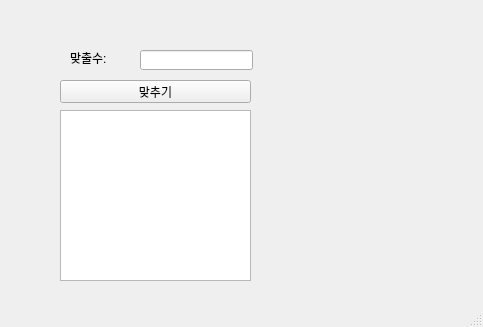
<?xml version="1.0" encoding="UTF-8"?>
<ui version="4.0">
 <class>MainWindow</class>
 <widget class="QMainWindow" name="MainWindow">
  <property name="geometry">
   <rect>
    <x>0</x>
    <y>0</y>
    <width>483</width>
    <height>327</height>
   </rect>
  </property>
  <property name="windowTitle">
   <string>MainWindow</string>
  </property>
  <widget class="QWidget" name="centralwidget">
   <widget class="QLabel" name="lbl">
    <property name="geometry">
     <rect>
      <x>70</x>
      <y>50</y>
      <width>56</width>
      <height>16</height>
     </rect>
    </property>
    <property name="text">
     <string>맞출수:</string>
    </property>
   </widget>
   <widget class="QLineEdit" name="le">
    <property name="geometry">
     <rect>
      <x>140</x>
      <y>50</y>
      <width>113</width>
      <height>20</height>
     </rect>
    </property>
   </widget>
   <widget class="QPushButton" name="pb">
    <property name="geometry">
     <rect>
      <x>60</x>
      <y>80</y>
      <width>191</width>
      <height>23</height>
     </rect>
    </property>
    <property name="text">
     <string>맞추기</string>
    </property>
   </widget>
   <widget class="QTextEdit" name="te">
    <property name="geometry">
     <rect>
      <x>60</x>
      <y>110</y>
      <width>191</width>
      <height>171</height>
     </rect>
    </property>
   </widget>
  </widget>
  <widget class="QMenuBar" name="menubar">
   <property name="geometry">
    <rect>
     <x>0</x>
     <y>0</y>
     <width>483</width>
     <height>21</height>
    </rect>
   </property>
  </widget>
  <widget class="QStatusBar" name="statusbar"/>
 </widget>
 <resources/>
 <connections/>
</ui>
